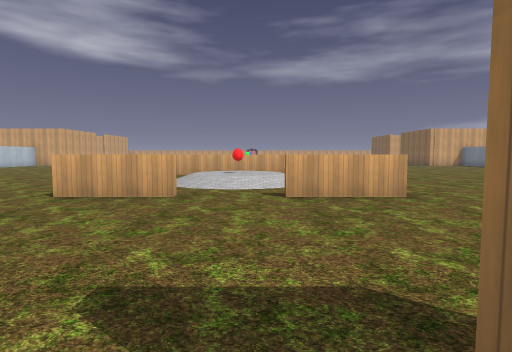
view 1 (above)

24 first-person views from a walk through a 3-D level made in the Godot game engine. The camera is 1.5 m above the floor, tilts 4° down and sees 80° across. The floor is counted in squares, 2 m on a side. Each view is taken from the middle of a square. On the plan, view 1 faces up. The plan holds only what a view shows up to about 10 squares ahead; the rest is blank. The place goes on beyond the plan. Flat picture figures and markers are left out. Some surface patterns are stand-ins.

view 2
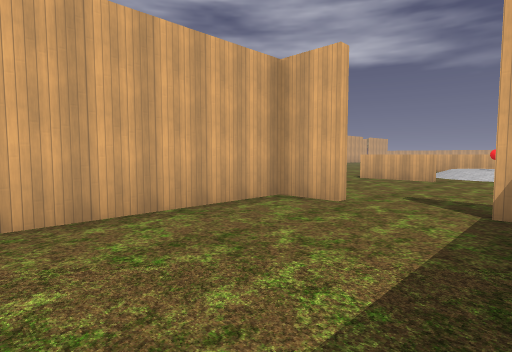

view 3
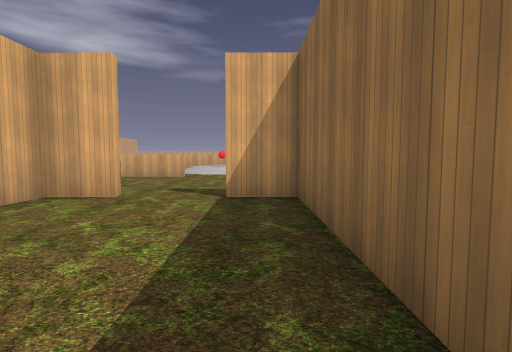

view 4
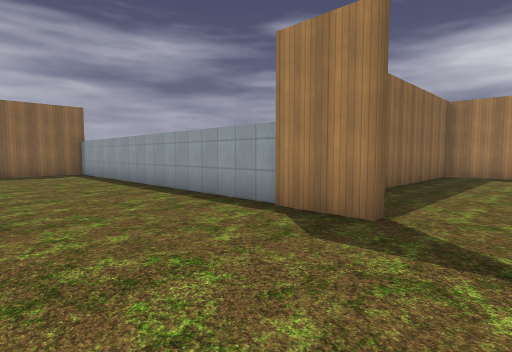

view 5
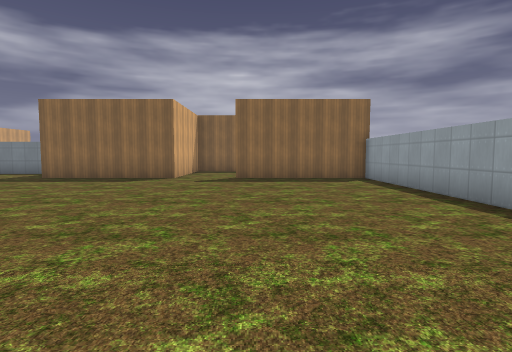

view 6
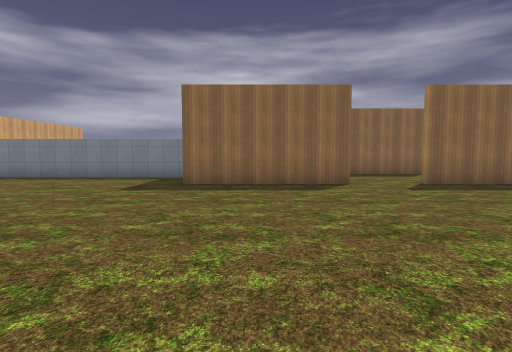

view 7
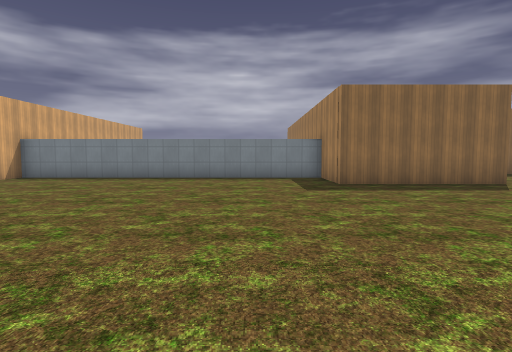

view 8
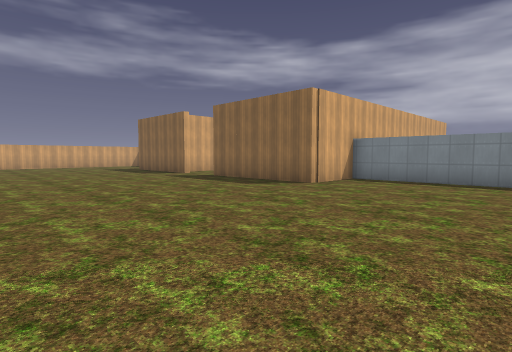

view 9
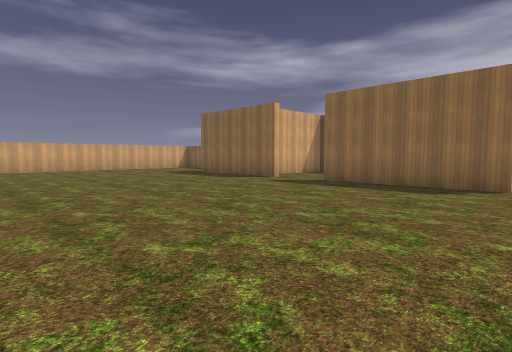

view 10
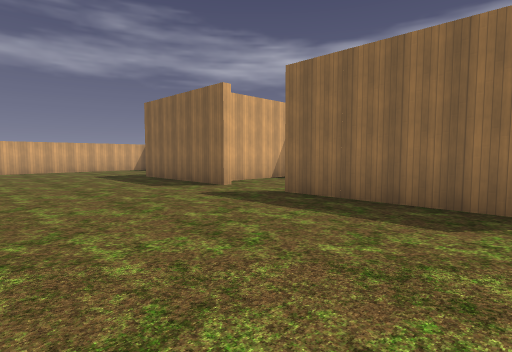

view 11
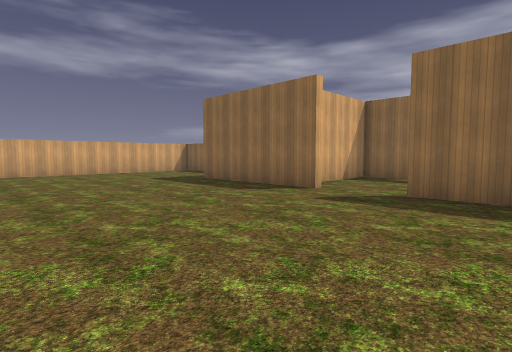

view 12
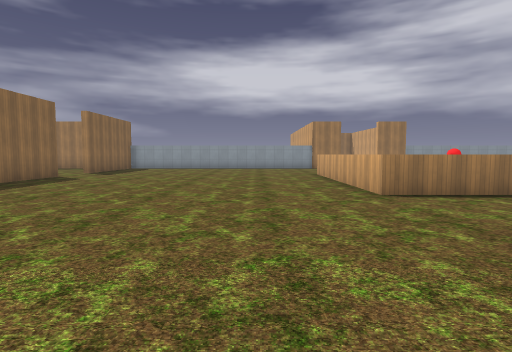

view 13
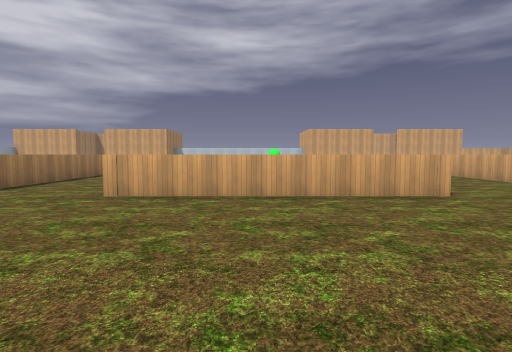

view 14
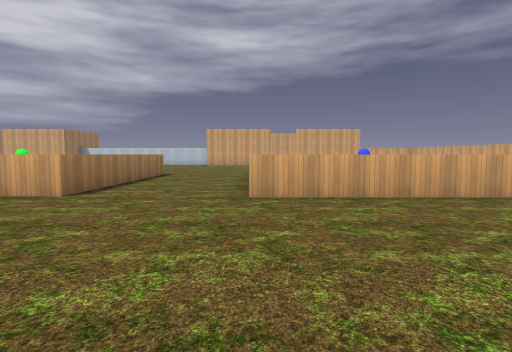

view 15
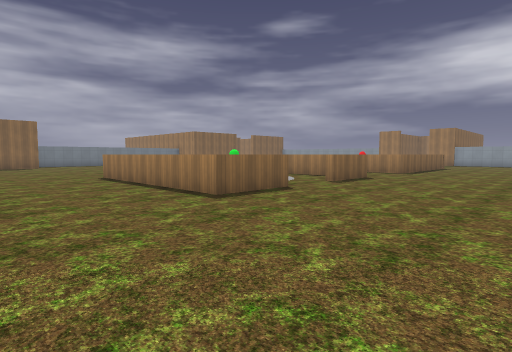

view 16
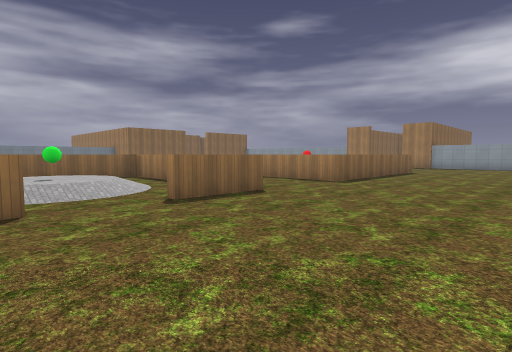

view 17
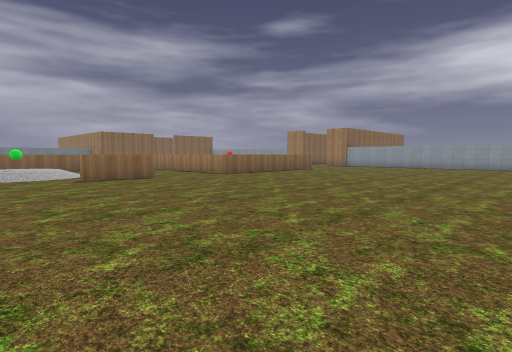

view 18
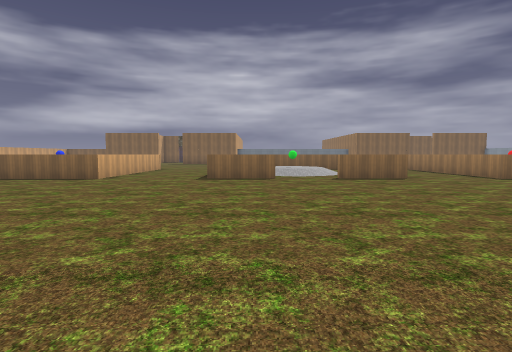

view 19
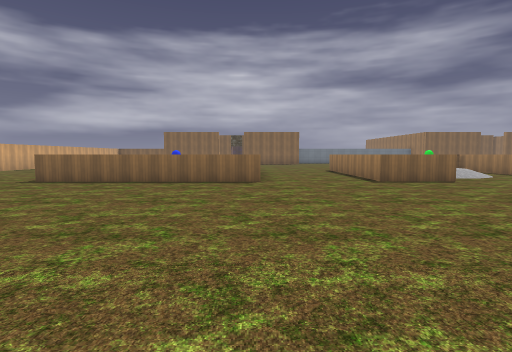

view 20
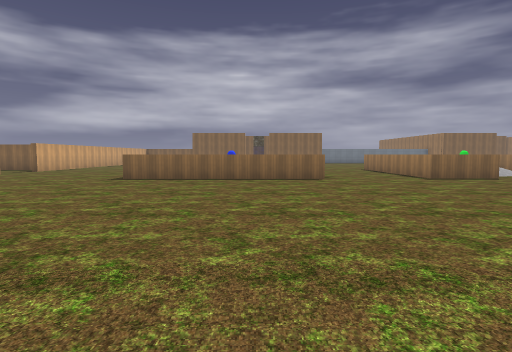

view 21
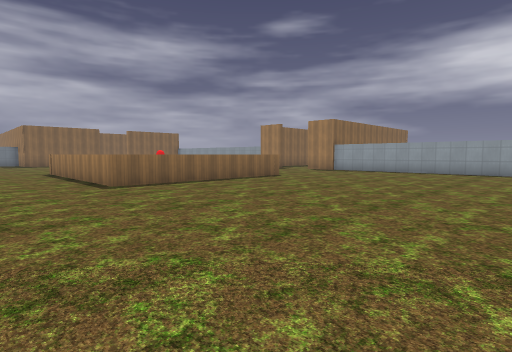

view 22
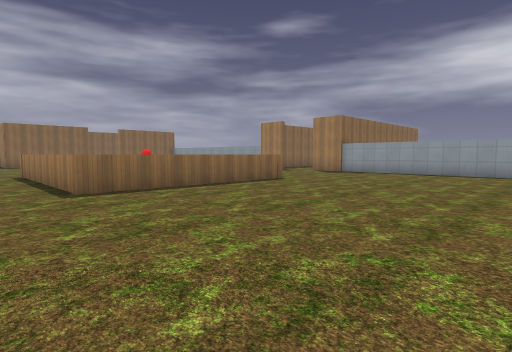

view 23
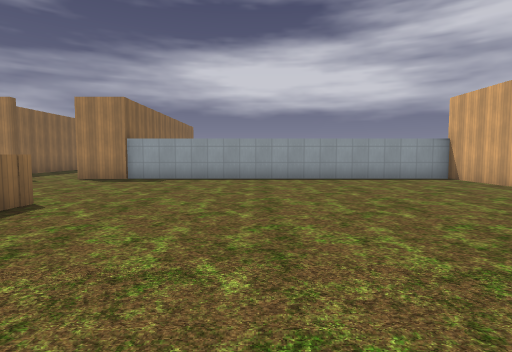

view 24
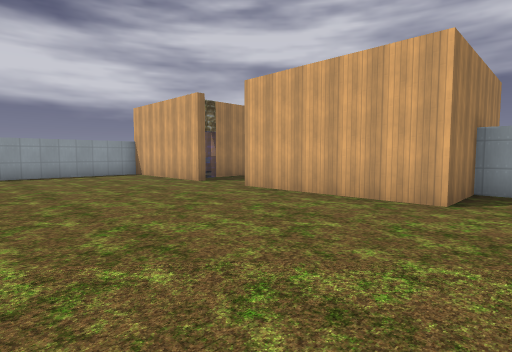

### Floor plan
Key: @ floor where view 1 was taken; # wall or solid block; . main floor; : floor 0.5 m higher than the main floor; / step, stairs or slope; ^ raised ledge; R orb; O other object.
Columns run from 15 left of view 1 to 16 right of it. Each row starts with its distance up from view 1.
 29      .......        .......#
 28     ........      .........#####
 27    .........      .........#...#
 26   ..........      .............#
 25    .........      ...........
 24    .........^^^^^^.........#
 23     .......................#
 22      ......................#
 21     .......................###
 20    .........^^^^^^...........#
 19   ..........^    ^...........#
 18   .........../R: ^...........#
 17   .........../::/^...........#
 16   ..........^.//.^...........#
 15   ..........^ ...^...........#
 14   ..........^  ^^^...........#
 13    ..........................#
 12   ...........................#
 11 ###.........^^^^^^.........###
 10   #.........      .........#
  9   #.........  O:  .........#
  8   #......... /::/ .........#
  7   #......... .//. .........#
  6  ...........^....^............
  5  .............................
  4  .#........................#..
  3   #........................#
  2   #........................#
  1   #.........##..##.........#
  0   ###########..@.###########
 -1             #....#
 -2             #....#
 -3             #....#
 -4             #....#
 -5                ..#

Where each view was taken, in squares from view 1:
view 1: 0 up, 0 right, facing up
view 2: 4 down, 1 right, facing up-left
view 3: 5 down, 1 right, facing up
view 4: 4 up, 1 left, facing down-right
view 5: 4 up, 2 right, facing right
view 6: 9 up, 4 right, facing right
view 7: 13 up, 4 right, facing right
view 8: 16 up, 5 right, facing up-right
view 9: 20 up, 4 right, facing up-right
view 10: 21 up, 7 right, facing up-right
view 11: 23 up, 6 right, facing up-right
view 12: 17 up, 5 right, facing down
view 13: 17 up, 8 right, facing left
view 14: 24 up, 8 right, facing left
view 15: 24 up, 8 left, facing down-right
view 16: 19 up, 8 left, facing down-right
view 17: 19 up, 13 left, facing down-right
view 18: 19 up, 13 left, facing right
view 19: 24 up, 12 left, facing right
view 20: 26 up, 13 left, facing right
view 21: 14 up, 11 left, facing down-right
view 22: 13 up, 10 left, facing down-right
view 23: 10 up, 7 left, facing down
view 24: 12 up, 8 left, facing down-left
